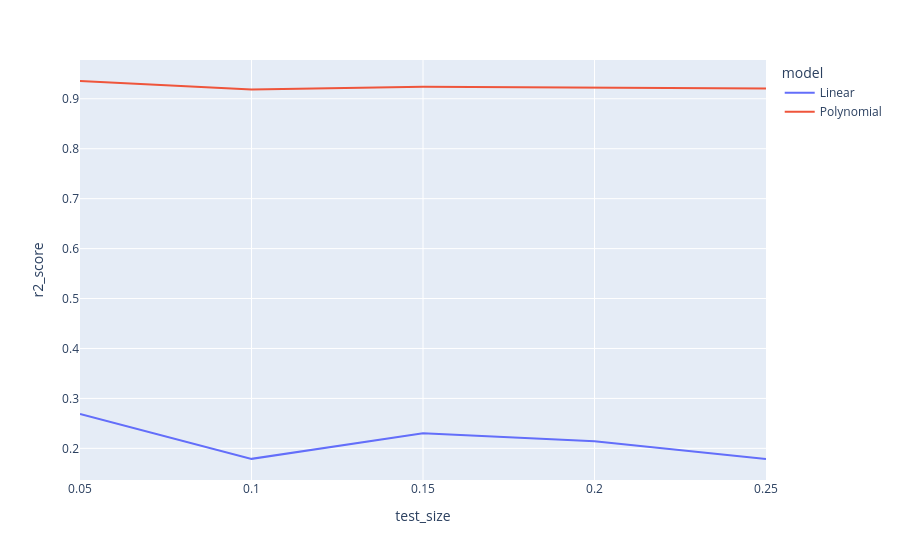

This figure's notebook cell:
### Code cell
# Model Comparision
ts=[0.05,0.1,0.15,0.2,0.25]
result={"model":[],"r2_score":[],"mse":[],"test_size":[]}
best_score=0
best_model=""

for t in ts:
    x_train,x_test,y_train,y_test=train_test_split(x,y,test_size=t,random_state=42)

    # LinearRegression
    model=LinearRegression()
    model.fit(x_train,y_train)
    y_pred=model.predict(x_test)

    r2=r2_score(y_test,y_pred)
    mse=mean_squared_error(y_test,y_pred)

    if r2>best_score:
        best_score=r2
        best_model=model

    result["r2_score"].append(r2)
    result["mse"].append(mse)
    result["test_size"].append(t)
    result["model"].append("Linear")


    # PolynomialRegression
    poly=PolynomialFeatures(degree=best_degree)
    x_train_poly=poly.fit_transform(x_train)
    x_test_poly=poly.transform(x_test)
    model=LinearRegression()
    model.fit(x_train_poly,y_train)
    y_pred=model.predict(x_test_poly)

    r2=r2_score(y_test,y_pred)
    mse=mean_squared_error(y_test,y_pred)

    if r2>best_score:
        best_score=r2
        best_model=model

    result["r2_score"].append(r2)
    result["mse"].append(mse)
    result["test_size"].append(t)
    result["model"].append("Polynomial")


dff=pd.DataFrame(result)
py.line(dff,x="test_size",y="r2_score",color="model")

### Figure 1 — Plotly figure (JSON) as saved in the notebook; plotly's stock layout.template omitted (floating-point values rounded to 4 significant figures)
{"data": [{"hovertemplate": "model=Linear<br>test_size=%{x}<br>r2_score=%{y}<extra></extra>", "legendgroup": "Linear", "line": {"color": "#636efa", "dash": "solid"}, "marker": {"symbol": "circle"}, "mode": "lines", "name": "Linear", "orientation": "v", "showlegend": true, "type": "scatter", "x": [0.05, 0.1, 0.15, 0.2, 0.25], "xaxis": "x", "y": [0.2686, 0.1789, 0.2303, 0.2143, 0.1787], "yaxis": "y"}, {"hovertemplate": "model=Polynomial<br>test_size=%{x}<br>r2_score=%{y}<extra></extra>", "legendgroup": "Polynomial", "line": {"color": "#EF553B", "dash": "solid"}, "marker": {"symbol": "circle"}, "mode": "lines", "name": "Polynomial", "orientation": "v", "showlegend": true, "type": "scatter", "x": [0.05, 0.1, 0.15, 0.2, 0.25], "xaxis": "x", "y": [0.9356, 0.9188, 0.9243, 0.9229, 0.9207], "yaxis": "y"}], "layout": {"legend": {"title": {"text": "model"}, "tracegroupgap": 0}, "margin": {"t": 60}, "xaxis": {"anchor": "y", "domain": [0, 1], "title": {"text": "test_size"}}, "yaxis": {"anchor": "x", "domain": [0, 1], "title": {"text": "r2_score"}}}}
